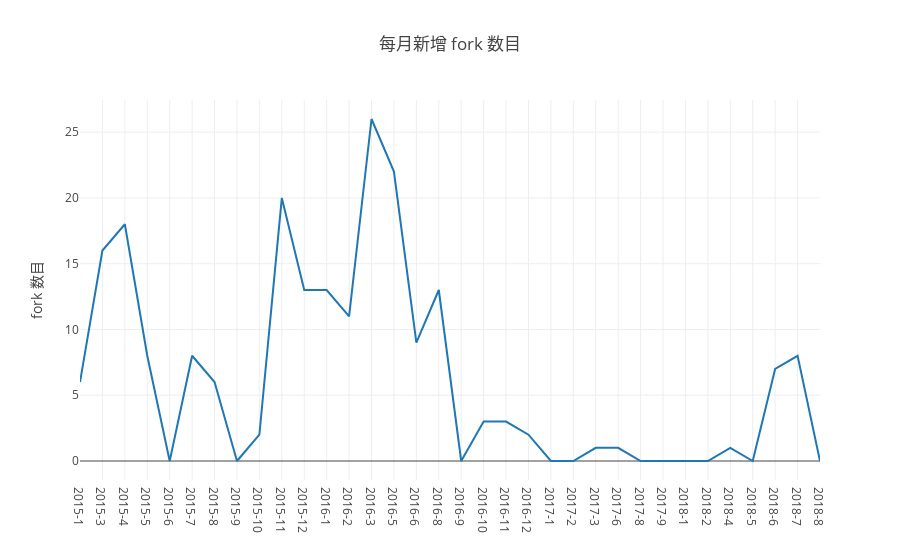

Source (notebook cell):
### Code cell
// 1.2 每月新增 fork 数
Promise.all(
    years.map(y => {
    var q = `
    select time, forks
    from 
    (select max(repo_forks_count)-min(repo_forks_count) as forks ,
    concat(toString(toYear(created_date)),'-',toString(toMonth(created_date))) as time
    from github_log.year${y} 
    where repo_id=${my_repo_id} and type in ('PullRequestEvent', 'PullRequestReviewCommentEvent')
    group by toYear(created_date),toMonth(created_date)
    order by toYear(created_date),toMonth(created_date))
    `
    return openDigger.driver.clickhouse.query(q);
})).then(data => {
    var forks = [], time = [], table = [];
    data.forEach(y_info=>{
        //console.log("11: ",y_info)
        y_info.forEach(m_info=>{
            table.push({'时间':m_info.time, '新增 fork 数':parseInt(m_info.forks)});
            forks.push(m_info.forks);
            time.push(m_info.time)
        })
    }
    )
    console.table(table);
    openDigger.render.plotly([
        {x: time, y: forks, mode:'scatter', name:'fork'}, 
    ], {
        title: '每月新增 fork 数目',
        yaxis: { title: 'fork 数目'},
        xaxis: {type: 'category'}
    });
});

### Figure 1 — Plotly figure (JSON) as saved in the notebook; plotly's stock layout.template omitted (floating-point values rounded to 4 significant figures)
{"data": [{"mode": "scatter", "name": "fork", "x": ["2015-1", "2015-3", "2015-4", "2015-5", "2015-6", "2015-7", "2015-8", "2015-9", "2015-10", "2015-11", "2015-12", "2016-1", "2016-2", "2016-3", "2016-5", "2016-6", "2016-8", "2016-9", "2016-10", "2016-11", "2016-12", "2017-1", "2017-2", "2017-3", "2017-6", "2017-8", "2017-9", "2018-1", "2018-2", "2018-4", "2018-5", "2018-6", "2018-7", "2018-8"], "y": ["6", "16", "18", "8", "0", "8", "6", "0", "2", "20", "13", "13", "11", "26", "22", "9", "13", "0", "3", "3", "2", "0", "0", "1", "1", "0", "0", "0", "0", "1", "0", "7", "8", "0"]}], "layout": {"autosize": true, "title": {"text": "每月新增 fork 数目"}, "xaxis": {"autorange": true, "range": [0, 33], "type": "category"}, "yaxis": {"autorange": true, "range": [-1.444, 27.44], "title": {"text": "fork 数目"}, "type": "linear"}}}
